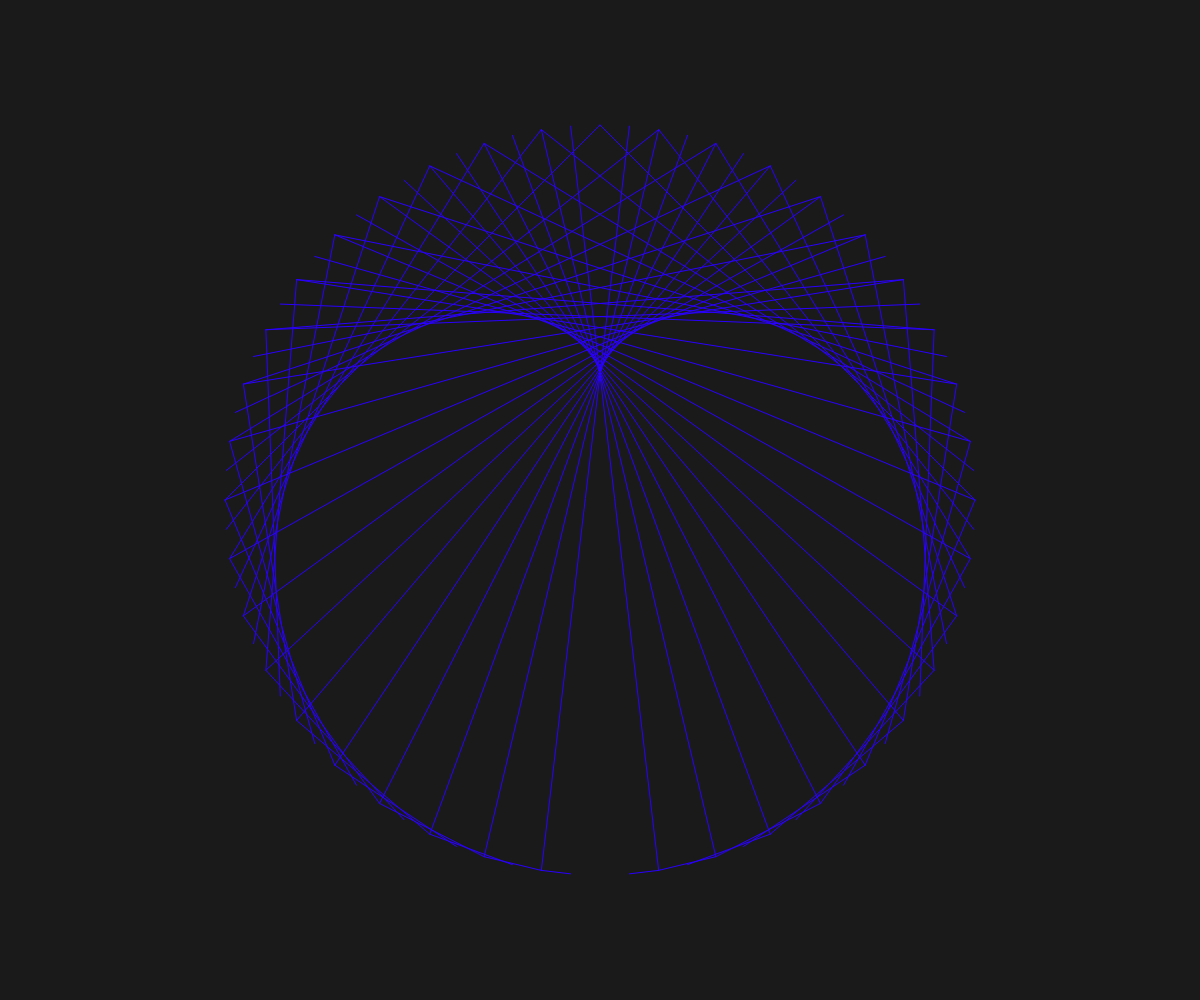
Frame 1 (no input)
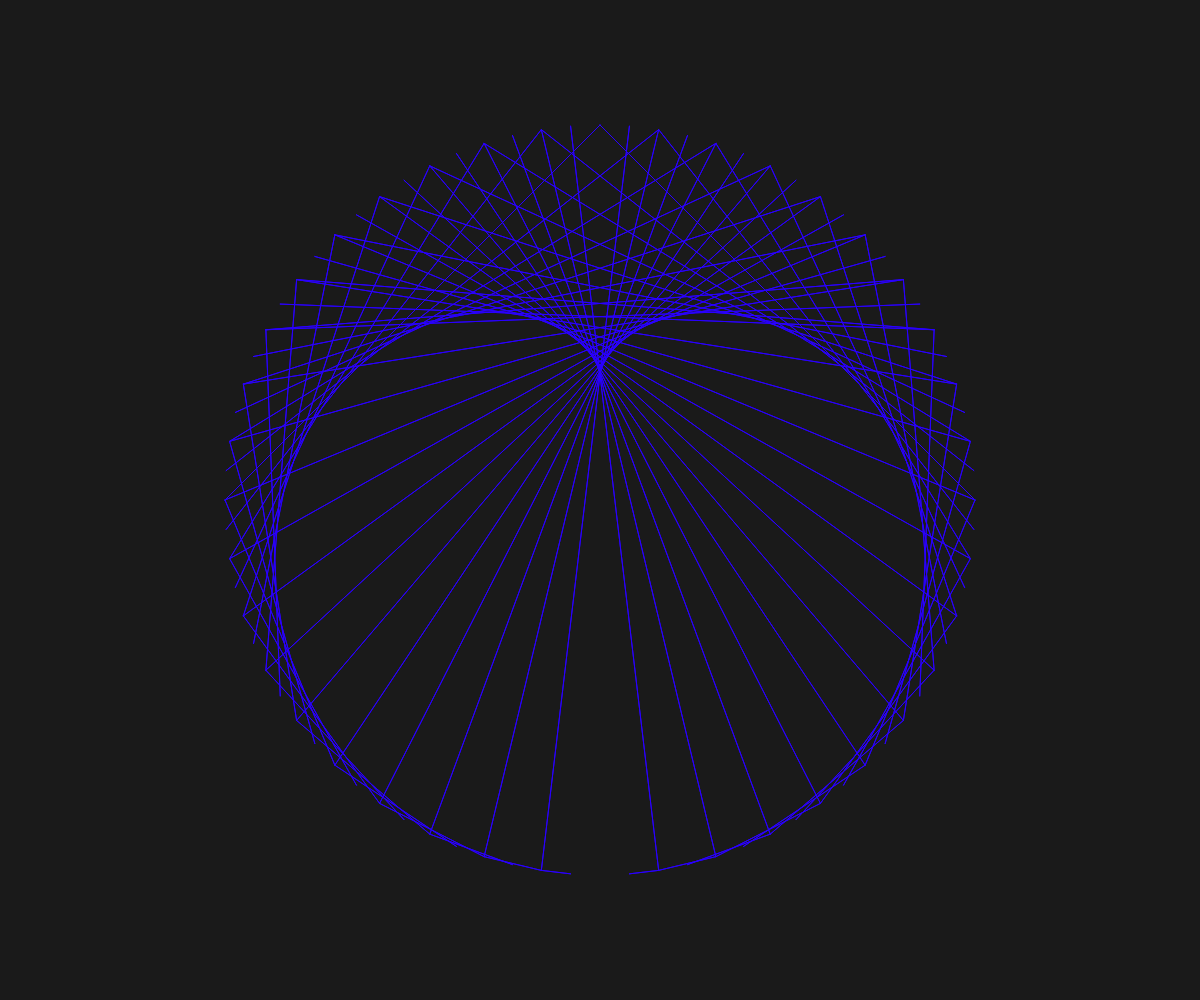
Frame 2 (the mouse pressed at the canvas centre, redrawn once)

The p5.js sketch that drew these frames (run headless with seeded random() and noise() and a simulated clock; the mouse was pressed at the canvas centre and the sketch redrawn once):

// p5.js sketch
// ── sketch.js
let positions = Array();
let n = 40;
let deg = 360/(2*n);
let r;

function setup(){
    createCanvas(windowWidth, windowHeight);
    colorMode(HSB);
    background(10);
    angleMode(DEGREES);
    //frameRate(8);
    noLoop();

    strokeWeight(1);
    stroke(250,100,100);
    fill(100,100,100);

    if(windowHeight <= windowWidth){
        r = windowHeight*0.375;
    } else {
        r = windowWidth*0.375;
    }
    createOuterCircle();
}

function draw(){
    for(let i=1;i<n;i++){
        line(positions[i].x,positions[i].y,positions[i*2].x,positions[i*2].y);
        line(positions[n+i].x,positions[n+i].y,positions[i*2].x,positions[i*2].y);
    }
}

function createOuterCircle(){
    for(let i=0;i<2*n;i++){
        positions.push(createVector(r*sin(i*deg)+windowWidth/2,r*cos(i*deg)+windowHeight/2,5));
        //circle(positions[i].x,positions[i].y,5);
    }
}
